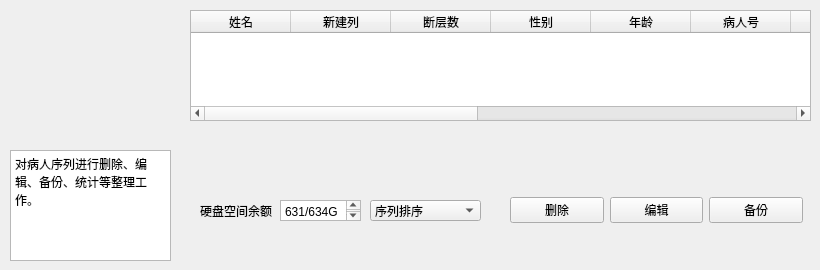
        <widget class="QWidget" name="page_patient">
         <widget class="QTextBrowser" name="textBrowser_5">
          <property name="geometry">
           <rect>
            <x>10</x>
            <y>150</y>
            <width>161</width>
            <height>111</height>
           </rect>
          </property>
          <property name="html">
           <string>&lt;!DOCTYPE HTML PUBLIC &quot;-//W3C//DTD HTML 4.0//EN&quot; &quot;http://www.w3.org/TR/REC-html40/strict.dtd&quot;&gt;
&lt;html&gt;&lt;head&gt;&lt;meta name=&quot;qrichtext&quot; content=&quot;1&quot; /&gt;&lt;meta charset=&quot;utf-8&quot; /&gt;&lt;style type=&quot;text/css&quot;&gt;
p, li { white-space: pre-wrap; }
hr { height: 1px; border-width: 0; }
li.unchecked::marker { content: &quot;\2610&quot;; }
li.checked::marker { content: &quot;\2612&quot;; }
&lt;/style&gt;&lt;/head&gt;&lt;body style=&quot; font-family:'Microsoft YaHei UI'; font-size:9pt; font-weight:400; font-style:normal;&quot;&gt;
&lt;p style=&quot; margin-top:0px; margin-bottom:0px; margin-left:0px; margin-right:0px; -qt-block-indent:0; text-indent:0px;&quot;&gt;对病人序列进行删除、编辑、备份、统计等整理工作。&lt;/p&gt;&lt;/body&gt;&lt;/html&gt;</string>
          </property>
         </widget>
         <widget class="QTableWidget" name="tableWidget_4">
          <property name="geometry">
           <rect>
            <x>190</x>
            <y>10</y>
            <width>621</width>
            <height>111</height>
           </rect>
          </property>
          <column>
           <property name="text">
            <string>姓名</string>
           </property>
          </column>
          <column>
           <property name="text">
            <string>新建列</string>
           </property>
          </column>
          <column>
           <property name="text">
            <string>断层数</string>
           </property>
          </column>
          <column>
           <property name="text">
            <string>性别</string>
           </property>
          </column>
          <column>
           <property name="text">
            <string>年龄</string>
           </property>
          </column>
          <column>
           <property name="text">
            <string>病人号</string>
           </property>
          </column>
          <column>
           <property name="text">
            <string>检查号</string>
           </property>
          </column>
          <column>
           <property name="text">
            <string>状态</string>
           </property>
          </column>
          <column>
           <property name="text">
            <string>扫描日期</string>
           </property>
          </column>
          <column>
           <property name="text">
            <string>计划日期</string>
           </property>
          </column>
          <column>
           <property name="text">
            <string>导航日期</string>
           </property>
          </column>
          <column>
           <property name="text">
            <string>新建列</string>
           </property>
          </column>
          <column>
           <property name="text">
            <string>注册误差</string>
           </property>
          </column>
         </widget>
         <widget class="QLabel" name="label_22">
          <property name="geometry">
           <rect>
            <x>200</x>
            <y>200</y>
            <width>81</width>
            <height>21</height>
           </rect>
          </property>
          <property name="text">
           <string>硬盘空间余额</string>
          </property>
         </widget>
         <widget class="QTextBrowser" name="textBrowser_8">
          <property name="geometry">
           <rect>
            <x>280</x>
            <y>200</y>
            <width>81</width>
            <height>21</height>
           </rect>
          </property>
          <property name="html">
           <string>&lt;!DOCTYPE HTML PUBLIC &quot;-//W3C//DTD HTML 4.0//EN&quot; &quot;http://www.w3.org/TR/REC-html40/strict.dtd&quot;&gt;
&lt;html&gt;&lt;head&gt;&lt;meta name=&quot;qrichtext&quot; content=&quot;1&quot; /&gt;&lt;meta charset=&quot;utf-8&quot; /&gt;&lt;style type=&quot;text/css&quot;&gt;
p, li { white-space: pre-wrap; }
hr { height: 1px; border-width: 0; }
li.unchecked::marker { content: &quot;\2610&quot;; }
li.checked::marker { content: &quot;\2612&quot;; }
&lt;/style&gt;&lt;/head&gt;&lt;body style=&quot; font-family:'Microsoft YaHei UI'; font-size:9pt; font-weight:400; font-style:normal;&quot;&gt;
&lt;p style=&quot; margin-top:0px; margin-bottom:0px; margin-left:0px; margin-right:0px; -qt-block-indent:0; text-indent:0px;&quot;&gt;631/634G&lt;/p&gt;&lt;/body&gt;&lt;/html&gt;</string>
          </property>
         </widget>
         <widget class="QComboBox" name="comboBox_4">
          <property name="geometry">
           <rect>
            <x>370</x>
            <y>200</y>
            <width>111</width>
            <height>21</height>
           </rect>
          </property>
          <item>
           <property name="text">
            <string>序列排序</string>
           </property>
          </item>
          <item>
           <property name="text">
            <string>按姓名</string>
           </property>
          </item>
          <item>
           <property name="text">
            <string>按时间</string>
           </property>
          </item>
          <item>
           <property name="text">
            <string>按种类</string>
           </property>
          </item>
          <item>
           <property name="text">
            <string>按数量</string>
           </property>
          </item>
         </widget>
         <widget class="QWidget" name="horizontalLayoutWidget">
          <property name="geometry">
           <rect>
            <x>510</x>
            <y>170</y>
            <width>293</width>
            <height>81</height>
           </rect>
          </property>
          <layout class="QHBoxLayout" name="horizontalLayout_23">
           <item>
            <widget class="QPushButton" name="pushButton_28">
             <property name="text">
              <string>删除</string>
             </property>
            </widget>
           </item>
           <item>
            <widget class="QPushButton" name="pushButton_29">
             <property name="text">
              <string>编辑</string>
             </property>
            </widget>
           </item>
           <item>
            <widget class="QPushButton" name="pushButton_26">
             <property name="text">
              <string>备份</string>
             </property>
            </widget>
           </item>
          </layout>
         </widget>
        </widget>
